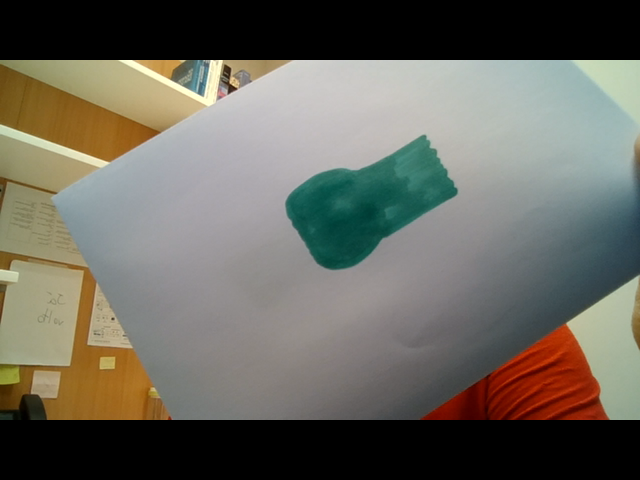
#> input picture projeto4/RPS/pedra-1.png, 640 x 480 px
$ jupyter execute projeto4.ipynb   (shell and % lines are left out)
#> lines starting #> are read from the running program, lines starting #| are printed output that depends on the picture; after the words box and inside, x2 and y2 are one past the last pixel; in counts of white or black regions, pixels touching at a corner belong together
[cell 1]
import numpy as np
import matplotlib.pyplot as plt
import os
import os.path
from skimage.io import imread
import cv2
import skimage
import skimage.morphology
import re

Rode a célula abaixo (mude para "Code", por enquanto está "Raw") para capturar imagens.

# Projeto: Pedra-Papel-Tesoura

Neste projeto vocês devem construir um sistema que captura uma imagem da camera e diz se a imagem representa uma jogada de pedra, papel ou tesoura.

Projeto em duplas.

Entregável: Jupyter Notebook com a demonstração do sistema funcionando, e arquivo '.joblib' com o modelo treinado.

Entrega: 9/10, 23:59

Rubrica:

- I - Não entregou ou entregou nonsense.
- C - Funciona, mas com bugs menores.
- A - Funciona bem.

[cell 2]
image = os.path.join(os.getcwd(), "RPS/pedra-1.png")
image = skimage.io.imread(image, as_gray=True)
#> image: shape (480, 640) float64; min 0, max 0.994, mean 0.405

def ski_plot(img):

    plt.figure(figsize=(10, 10))
    plt.imshow(img, cmap='gray', interpolation='nearest')
    plt.axis('off')
    plt.show()

print(image.shape)
#| (480, 640)
image = image[100:400,100:600]
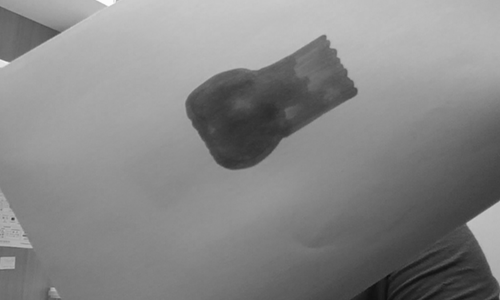
#> image: shape (300, 500) float64; min 0.0546, max 0.99, mean 0.53
ski_plot(image)

[cell 3]
from skimage import io
from skimage.color import rgb2hsv

play = rgb2hsv(io.imread("RPS/pedra-0.png"))
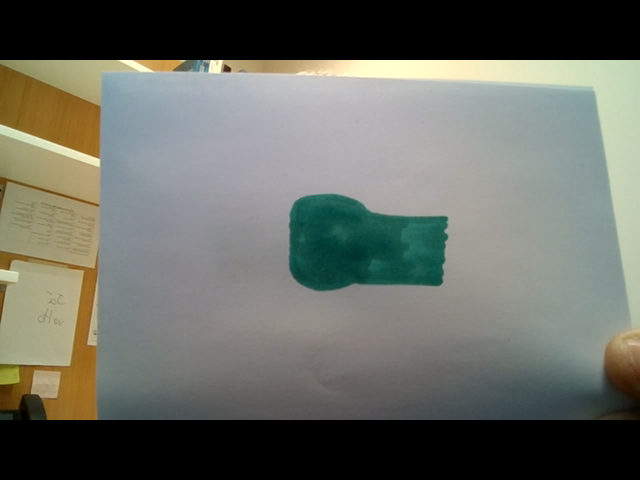
#> input picture projeto4/RPS/pedra-0.png, 640 x 480 px
#> play: shape (480, 640, 3) float64; mean of channels 0, 1, 2 0.256, 0.132, 0.437
plt.figure()
plt.imshow(play[:,:,0], cmap="gray")
plt.figure()
plt.imshow(play[:,:,1], cmap="gray")
plt.figure()
plt.imshow(play[:,:,2], cmap="gray")
img = play[:,:,1]
plt.show()
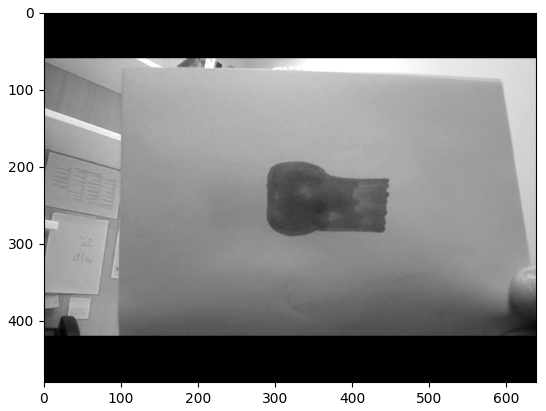
#> figure drawn by matplotlib, 1 panel

[cell 4]
play = rgb2hsv(io.imread("RPS/pedra-1.png"))
#> play: shape (480, 640, 3) float64; mean of channels 0, 1, 2 0.252, 0.168, 0.438
img = play[:,:,1]
img_cut = img[100:400,150:500]
img_the = (img_cut>0.4) & (img_cut<1.1)
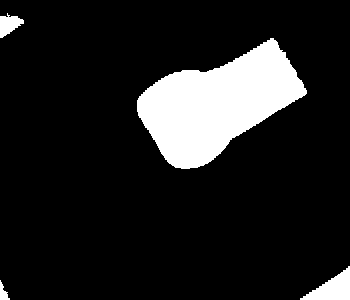
#> img_the: shape (300, 350) bool; 12.8% white; 4 white regions, box (x1, y1, x2, y2) and area: (137, 38, 307, 169) 12099, (300, 266, 350, 300) 859, (0, 13, 24, 38) 348, (0, 280, 10, 300) 103
ski_plot(img_the)

[cell 5]
x,y = img_the.shape
#> x = 300; y = 350
reco = np.zeros(img_the.shape)
reco[(x//2),(y//2)] =1

[cell 6]
print(reco.max())

[cell 7]
a = skimage.morphology.reconstruction(reco,img_the.astype(np.uint8))
#> a: shape (300, 350) float64; values 0 (black) and 1 (white), 11.5% white; 1 white region, box (x1, y1, x2, y2) and area: (137, 38, 307, 169) 12099
#> reco: shape (300, 350) float64; values 0 (black) and 1 (white), 0% white in thin lines or dots, all inside (x1, y1, x2, y2) = (175, 150, 176, 151)

[cell 8]
ski_plot(a)

[cell 9]
def read_images():
    data_dir = os.path.join(os.getcwd(), 'RPS')
    searcher = re.compile(r'^(.*)-(\d{1,2})\.png$')
    imgs = {}
    for name in os.listdir(data_dir):
        match = searcher.search(name)
        cat = match.group(1)
        num = int(match.group(2))
        img = imread(os.path.join(data_dir, name))
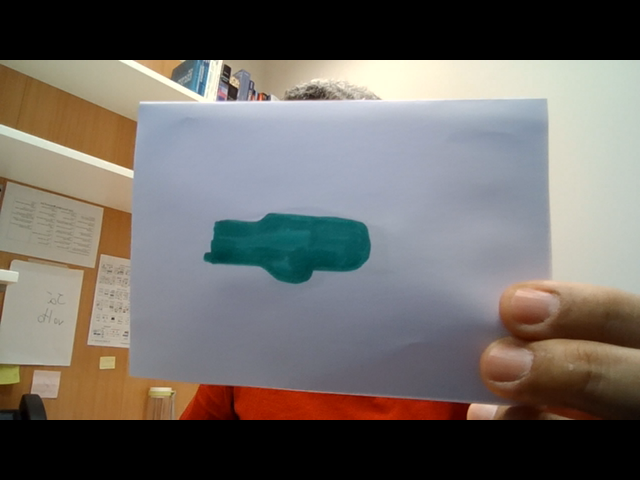
#> input picture projeto4/RPS/papel-0.png, 640 x 480 px
#> img is the input picture: shape (480, 640, 3); mean R, G, B 111.1, 106.1, 101.6

        #morfology
        play = rgb2hsv(io.imread(os.path.join(data_dir, name)))
#> play: shape (480, 640, 3) float64; mean of channels 0, 1, 2 0.282, 0.196, 0.47
        img = play[:,:,1]
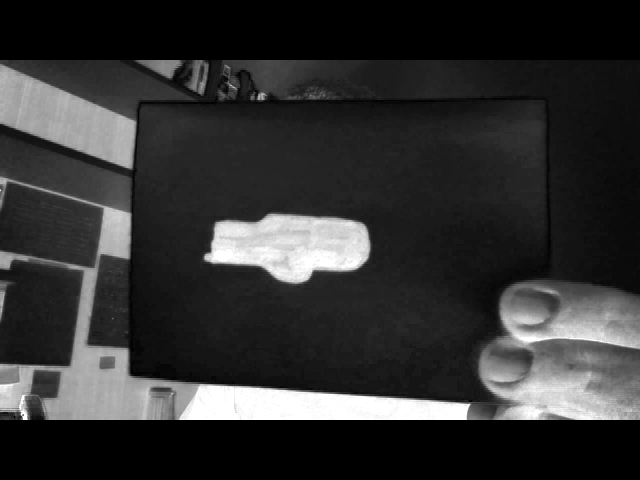
#> img: shape (480, 640) float64; min 0, max 1, mean 0.196
        img = img[100:400,150:500]
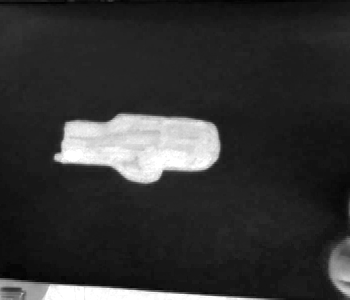
#> img: shape (300, 350) float64; min 0, max 1, mean 0.199
        img = (img>0.4) & (img<1.1)
#> img: shape (300, 350) bool; 11.2% white; 6 white regions (3 under 20 px), largest, box (x1, y1, x2, y2) and area: (54, 114, 220, 184) 8343, (0, 280, 268, 300) 2712, (329, 250, 350, 298) 689

        x,y = img_the.shape
#> x = 300; y = 350
        reco = np.zeros(img.shape)
        reco[(x//2),(y//2)] =1
        img = skimage.morphology.reconstruction(reco,img.astype(np.uint8))
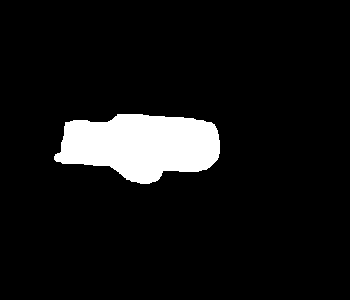
#> img: shape (300, 350) float64; values 0 (black) and 1 (white), 7.9% white; 1 white region, box (x1, y1, x2, y2) and area: (54, 114, 220, 184) 8343

        #debug
        #print(os.path.join(data_dir, name))
        #plt.imshow(img, cmap='gray')
        #plt.show()


        if not cat in imgs:
            imgs[cat] = []
        imgs[cat].append(img)
#> pass 2 of the loop in read_images, `for name in os.listdir(data_dir):`:
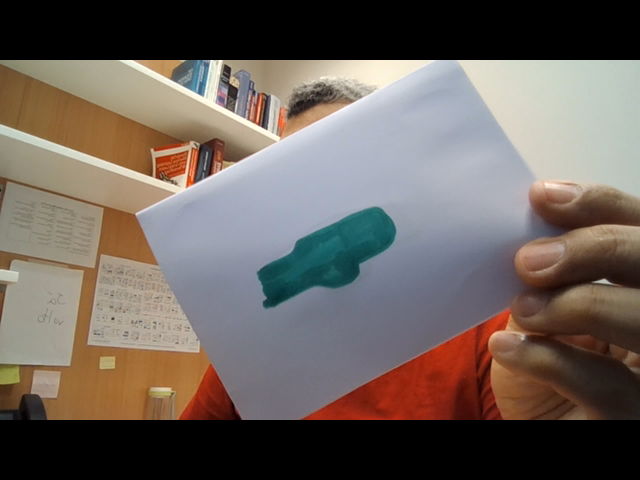
#> input picture projeto4/RPS/papel-1.png, 640 x 480 px
#> in read_images, img is the input picture: shape (480, 640, 3); mean R, G, B 108.3, 98.3, 91.9
#> in read_images, `img = (img>0.4) & (img<1.1)`:
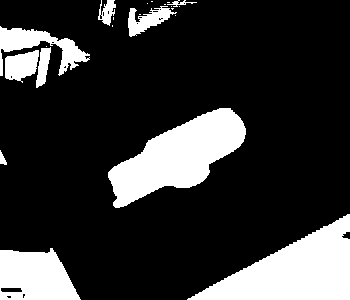
#> img: shape (300, 350) bool; 20.1% white; 22 white regions (12 under 20 px), largest, box (x1, y1, x2, y2) and area: (187, 214, 350, 300) 7141, (108, 108, 246, 208) 6832, (0, 248, 81, 300) 3231
#> in read_images, `img = skimage.morphology.reconstruction(reco,img.astype(np.uint8))`:
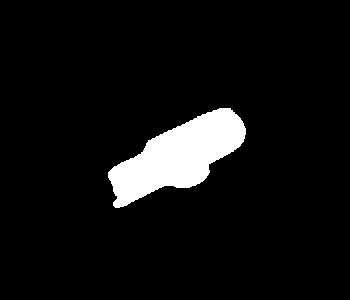
#> img: shape (300, 350) float64; values 0 (black) and 1 (white), 6.5% white; 1 white region, box (x1, y1, x2, y2) and area: (108, 108, 246, 208) 6832
#> pass 3 of the loop in read_images, `for name in os.listdir(data_dir):`:
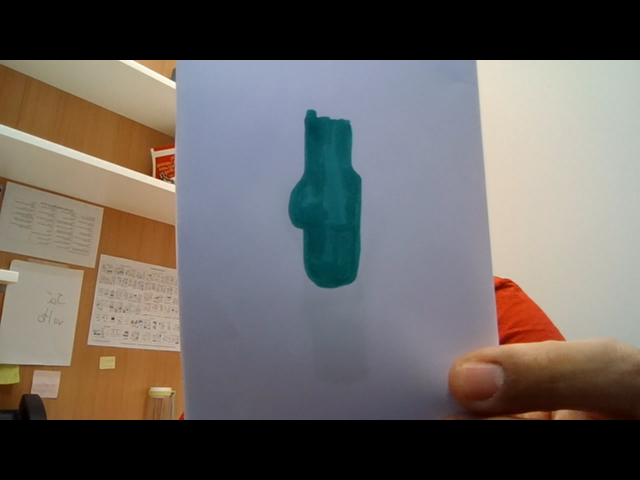
#> input picture projeto4/RPS/papel-3.png, 640 x 480 px
#> in read_images, img is the input picture: shape (480, 640, 3); mean R, G, B 106.6, 100.9, 97
#> in read_images, `img = skimage.morphology.reconstruction(reco,img.astype(np.uint8))`:
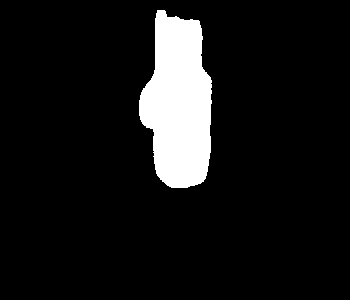
#> img: shape (300, 350) float64; values 0 (black) and 1 (white), 9.1% white; 1 white region, box (x1, y1, x2, y2) and area: (139, 10, 212, 188) 9511
#> the loop made 5 passes; the first 3 are shown
    return imgs

imgs_per_cat = read_images()
#> imgs_per_cat = 2 items

[cell 10]
def show_images(imgs):
    C = 4
    N = len(imgs)
    R = (N - 1)//C + 1

    plt.figure(figsize=(C*3, R*3))
    for k, img in enumerate(imgs):
        plt.subplot(R, C, k+1)
        plt.imshow(img, cmap='gray')
    plt.show()

for cat, imgs in imgs_per_cat.items():
    print(f'{cat}: {len(imgs)} images')
    show_images(imgs)
#> this loop made 2 passes
#> (cat, C in show_images, N in show_images, R in show_images) on passes 1 to 2: ('papel', 4, 3, 1), ('pedra', 4, 2, 1)
#| papel: 3 images
#| pedra: 2 images
#> pass 2, in show_images (call 2), `plt.show()`:
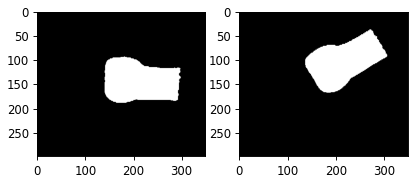
#> figure drawn by matplotlib, 2 panels

[cell 11]
from skimage.measure import regionprops, perimeter

X = []
y = []

for cat, imgs in imgs_per_cat.items():
    for img in imgs:
        props = regionprops(img.astype(np.int8))[0] #mudei isso
        eccentricity = props['eccentricity']
        hu_moments = props['moments_hu']
        area = props['area']
        perimeter = props['perimeter']
        if perimeter == 0.0:
            perimeter = 1.0
        compactness = 4.0*np.pi*area/perimeter
        feats = [eccentricity, compactness] + list(hu_moments)
        X.append(feats)
        y.append(cat)
#> this loop made 2 passes
#> cat on passes 1 to 2: 'papel', 'pedra'
#> after the loop, X = 5 items; y = ['papel', 'papel', 'papel', 'pedra', 'pedra']

[cell 12]
from sklearn.model_selection import train_test_split
from sklearn.ensemble import RandomForestClassifier
from sklearn.metrics import accuracy_score

X_train, X_test, y_train, y_test = train_test_split(X, y, test_size=0.25, random_state=42, stratify=y)
#> X_train = [[0.932, 213.4, 0.257, 0.0387, 0.00015, 6.8e-05, 6.86e-09, 1.3e-05, -3.29e-10], [0.925, 245.5, 0.248, 0.0346, 0.000174, 6.55e-05, 6.97e-09, 1.14e-05, 1.25e-10], [0.857, 299.7, 0.209, 0.0146, 0.000698, 9.1e-05, 2.26e-08, 1.07e-05, -4.08e-09]]; X_test = [[0.929, 256.7, 0.252, 0.0365, 0.000167, 7.14e-05, 7.8e-09, 1.32e-05, -1.65e-10], [0.852, 311.1, 0.207, 0.0139, 0.000612, 8e-05, 1.72e-08, 9.04e-06, -4.32e-09]]; y_train = ['papel', 'papel', 'pedra']; y_test = ['papel', 'pedra']

[cell 13]
y_test
#> Out = ['papel', 'pedra']

[cell 14]
len(X_train)
#> Out = 3

[cell 15]
clf = RandomForestClassifier(n_estimators=100)

clf.fit(X_train, y_train)
y_pred = clf.predict(X_test)

accuracy_score(y_test, y_pred)
#> Out = 1

[cell 16]
# Salvando o modelo
import joblib

joblib.dump(clf, 'modelo.joblib')

[cell 17]
# Lendo o modelo.
clf = joblib.load('modelo.joblib')

[cell 18]
from sklearn.metrics import confusion_matrix
from sklearn.utils.multiclass import unique_labels

print(confusion_matrix(y_test, y_pred))
#| [[1 0]
#|  [0 1]]

[cell 19]
# https://scikit-learn.org/stable/auto_examples/model_selection/plot_confusion_matrix.html#sphx-glr-auto-examples-model-selection-plot-confusion-matrix-py
def plot_confusion_matrix(y_true, y_pred, classes,
                          normalize=False,
                          title=None,
                          cmap=plt.cm.Blues):
    """
    This function prints and plots the confusion matrix.
    Normalization can be applied by setting `normalize=True`.
    """
#> called with y_pred = array of shape (2,), classes = array of shape (2,), normalize = False, title = 'Confusion matrix, without normalization'
    if not title:
        if normalize:
            title = 'Normalized confusion matrix'
        else:
            title = 'Confusion matrix, without normalization'

    # Compute confusion matrix
    cm = confusion_matrix(y_true, y_pred)
#> cm = [[1, 0], [0, 1]]
    # Only use the labels that appear in the data
    if normalize:
        cm = cm.astype('float') / cm.sum(axis=1)[:, np.newaxis]
        print("Normalized confusion matrix")
    else:
        print('Confusion matrix, without normalization')

    print(cm)
#| [[1 0]
#|  [0 1]]

    fig, ax = plt.subplots(figsize=(10, 10))
    im = ax.imshow(cm, interpolation='nearest', cmap=cmap)
    ax.figure.colorbar(im, ax=ax)
    # We want to show all ticks...
    ax.set(xticks=np.arange(cm.shape[1]),
           yticks=np.arange(cm.shape[0]),
           # ... and label them with the respective list entries
           xticklabels=classes, yticklabels=classes,
           title=title,
           ylabel='True label',
           xlabel='Predicted label')

    # Rotate the tick labels and set their alignment.
    plt.setp(ax.get_xticklabels(), rotation=45, ha="right",
             rotation_mode="anchor")

    # Loop over data dimensions and create text annotations.
    fmt = '.2f' if normalize else 'd'
    thresh = cm.max() / 2.
#> thresh = 0.5
    for i in range(cm.shape[0]):
        for j in range(cm.shape[1]):
            ax.text(j, i, format(cm[i, j], fmt),
                    ha="center", va="center",
                    color="white" if cm[i, j] > thresh else "black")
    fig.tight_layout()
    return ax

np.set_printoptions(precision=2)

# Plot non-normalized confusion matrix
plot_confusion_matrix(y_test, y_pred, classes=clf.classes_, normalize=False,
                      title='Confusion matrix, without normalization')

plt.show()
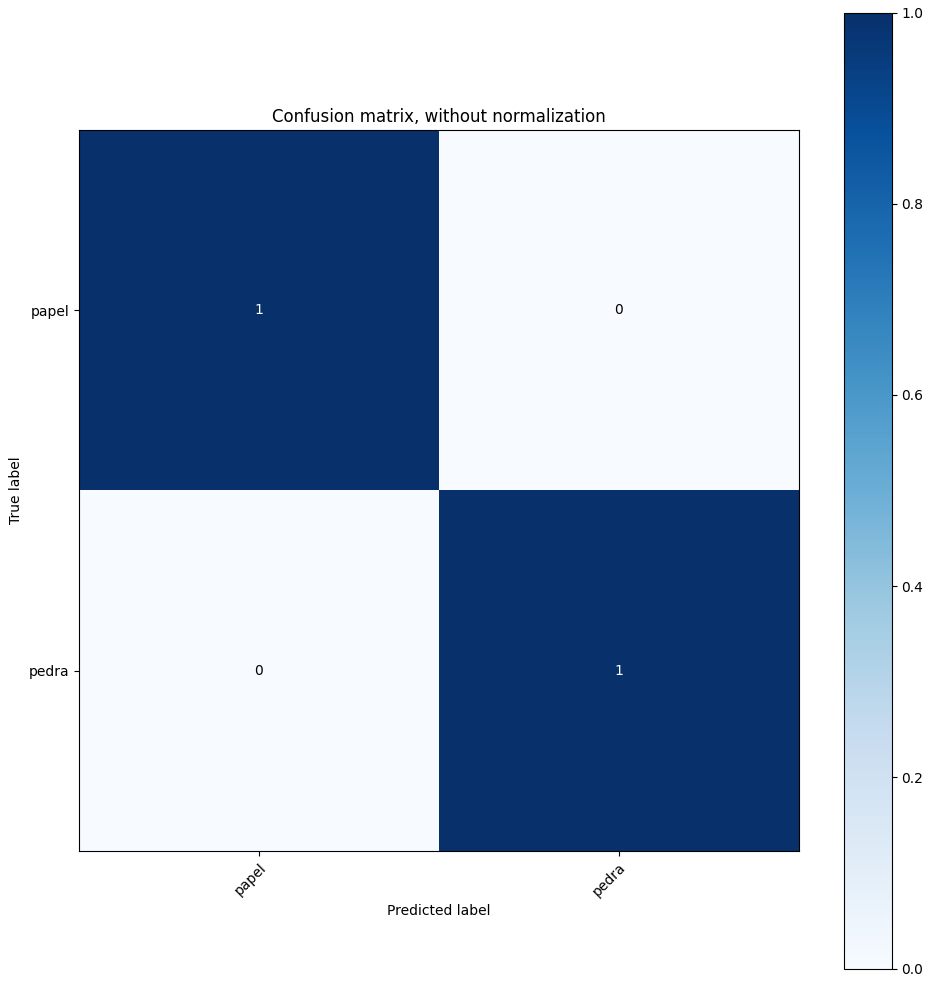
#> figure drawn by matplotlib, 2 panels
